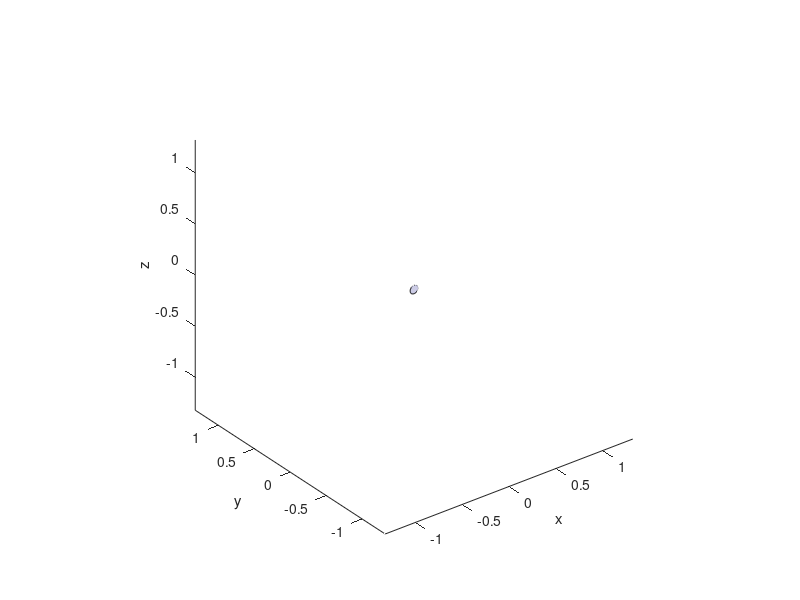

This chart was generated by the following MATLAB code: (Note: this script raises an error after producing the figure.)
capas=15;
draw=true;

rt=2.560/2;%Radio del espejo principal (m): ref. Nordic Optical Telescope (NOT) -> 2.560 m
r=rt/(capas*2+1);%
%f=131.4;%Distancia focal del espejo completo.
f=5.12; %(NOT) -> 5.12 m
t=@(capas) linspace(0,2*pi,capas*6+1); %Coloca posiciones para n espejos en 2pi radianes

T={}; %Cell array donde cada elemento es un vector de radianes donde colocaremos cada fila de espejos
for i=1:capas
    T{end+1}=t(i);
    T{end}(end)=[]; %Elimina el ultimo elemento redundante (T(1)=T(end))
end


rESP0=[zeros(3*capas*(capas+1),3)];

if 3*capas*(capas+1)>2500
    input("Nº de espejos:" + 3*capas*(capas+1) + ", continuar? ")
end

k=linspace(0,2*pi,50);
x=@(r,theta) r*cos(theta);
y=@(r,theta) r*sin(theta);
%v=[[x(r,0);y(r,0);0],[x(r,1);y(r,1);0],[x(r,2);y(r,2);0],[x(r,3);y(r,3);0],[x(r,4);y(r,4);0],[x(r,5);y(r,5);0]];
v=[x(r,k);0*k;y(r,k)];

if draw
    figure
    plot3(0,0,0)
    hold on

    axis equal
    xlim([-(capas+1)*2*r,(capas+1)*2*r])
    ylim([-(capas+1)*2*r,(capas+1)*2*r])
    zlim([-(capas+1)*2*r,(capas+1)*2*r])

    xlabel('x')
    ylabel('y')
    zlabel('z')
    patch(v(1,:),v(2,:),v(3,:),[0.8 0.8 0.9])

    title("Nº Capas:" + capas + " Nº Espejos:" + 3*capas*(capas+1))
    annotation('textbox', [0.8, 0.5, 0.7, 0.1], 'String', {"PARAMETROS DEL ESPEJO","Distancia focal: " + f + "m", "Diametro del espejo: " + rt*2 + "m"}, 'FitBoxToText', 'on');
end

k=0; %Guarda cuantos objetos habia en las capas anteriores
for i=1:capas
    for j=1:length(T{i})
        rj=[i*2*r*sin(T{i}(j)),(i*2*r)^2/(4*f),i*2*r*cos(T{i}(j))];
        rESP0(k+j,:)=rj; %Añade a la lista de posiciones despues de los k anteriores elementos
        vj=v+rj';
        if draw
            patch(vj(1,:),vj(2,:),vj(3,:),[0.8 0.8 0.9])
        end
    end
    k=k+6*i; %Actualiza k con el numero de elementos de la capa
end

view(0,0)
rESP0=[0,f,0;0,0,0;rESP0];

clearvars -except rESP0 v

writematrix(rESP0,'Telescopio completo\coordenadasESP') %[Coordenadas del foco; Coordenadas de los espejos]
writematrix(v,'Telescopio completo\verticesESPvertical') %Coordenadas de los vertices de un hexagono centrado en [0,0,0]
